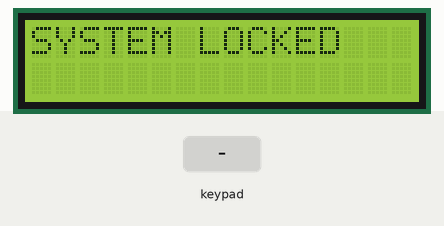
Bench run of a sketch on a simulated Arduino Mega 2560, built with avr-gcc and run on an emulated ATmega2560. Shown: 16×2 character LCD. Inputs (shaded band) come from the test bench.

Above: at 1.2 s.
1.3 s: keypad keys 1 4 9 2 # pressed 0.4 s apart
At 3.5 s:
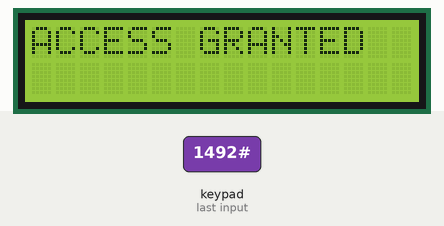
4.8 s: key '#' pressed
At 5.7 s:
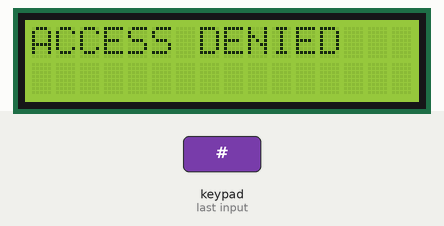
7.8 s: key '1' pressed
At 9.0 s:
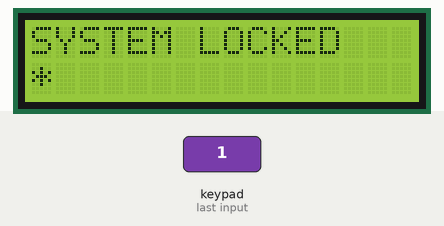
9.3 s: key '2' pressed
At 10.4 s:
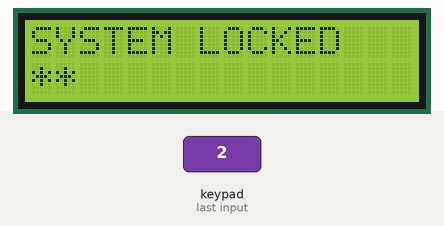
Timing chart, 0 to 11.8 s (numbered marks = the images above; inputs shaded):
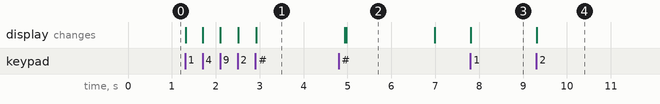

Measured:
- after the input at 1.3 s, the display: first changes at once (image 1 shows a later state)
- after the input at 4.8 s, the display: first differs from a run without the input after 0.17 s (image 2)
- after the input at 7.8 s, the display: changes at once (image 3)
- after the input at 9.3 s, the display: changes at once (image 4)
- what the display in image 2 shows lasts 2.0 s, from 5.0 s to 7.0 s

The sketch:

numpadv2.ino
```cpp
#include <Keypad.h>
#include <Wire.h>
#include <LiquidCrystal_I2C.h>

LiquidCrystal_I2C lcd(0x27, 16, 2);

const byte ROWS = 4;
const byte COLS = 4;

char keys[ROWS][COLS] = {
  { '1', '2', '3', 'A' },
  { '4', '5', '6', 'B' },
  { '7', '8', '9', 'C' },
  { '*', '0', '#', 'D' },
};

byte rowPins[ROWS] = { 22, 23, 24, 25};
byte colPins[COLS] = { 26, 27, 28, 29};

/*
code down below introduces the "keys" matrix to arduino.
with help of <keypad.h> library, it creates a digital map.
*/
Keypad passKeypad = Keypad(makeKeymap(keys), rowPins, colPins, ROWS, COLS);

const int passLength = 5;
char masterPass[passLength] = "1492";
char inputPass[passLength];
byte data_count = 0;

void setup() {
  Serial.begin(9600);
  lcd.init();
  lcd.backlight();

  lcd.setCursor(0, 0);
  lcd.print("SYSTEM LOCKED");
}

void loop() {
  char key = passKeypad.getKey();

  if (key) {
    switch (key) {
      case '#':
      checkPass();
      break;

      case '*':
      clearData();
      break;

      default:
      collectData(key);
      break;

    }
  }
}

void checkPass() {
  inputPass[data_count] = '\0';

  if (strcmp(inputPass, masterPass) == 0) {
    lcd.clear();
    lcd.print("ACCESS GRANTED");
    delay(2000);
    clearData();
  } else {
    lcd.clear();
    lcd.print("ACCESS DENIED");
    delay(2000);
    clearData();
  }
}

void collectData(char key) {
  if (data_count < passLength - 1) {
    inputPass[data_count] = key;
    lcd.setCursor(data_count, 1);
    lcd.print("*");
    data_count++;
  }
}

void clearData() {
  while (data_count != 0) {
    inputPass[data_count--] = 0;
  }
  lcd.clear();
  lcd.setCursor(0, 0);
  lcd.print("SYSTEM LOCKED");
  data_count = 0;
}
```
